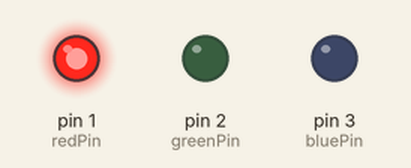
A sketch run on a simulated Arduino Uno, built with avr-gcc and run on an emulated ATmega328P. Shown: output pins drawn as LEDs (lit = HIGH).

Above: at 0.5 s.
At 1.5 s:
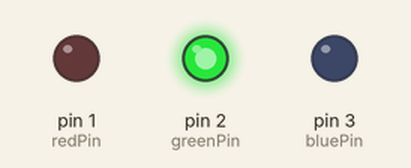
At 5.5 s:
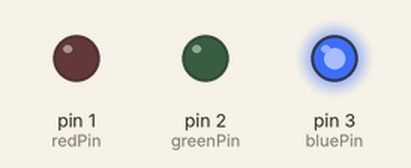
Timing chart, 0 to 6.9 s (numbered marks = the images above):
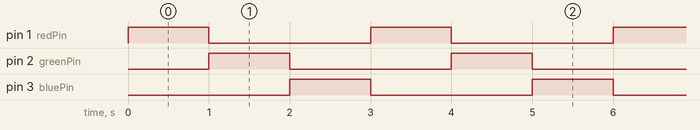

The sketch:

ky016.ino
```cpp
int redPin = 1;
int greenPin = 2;
int bluePin = 3;

void setup() {
  pinMode(redPin, OUTPUT);
  pinMode(greenPin, OUTPUT);
  pinMode(bluePin, OUTPUT);
}

void loop() {
  // Set the LED to red
  digitalWrite(redPin, HIGH);
  digitalWrite(greenPin, LOW);
  digitalWrite(bluePin, LOW);
  delay(1000);

  // Set the LED to green
  digitalWrite(redPin, LOW);
  digitalWrite(greenPin, HIGH);
  digitalWrite(bluePin, LOW);
  delay(1000);

  // Set the LED to blue
  digitalWrite(redPin, LOW);
  digitalWrite(greenPin, LOW);
  digitalWrite(bluePin, HIGH);
  delay(1000);
}
```

Measured:
- by itself, pin 1 (redPin), pin 2 (greenPin), pin 3 (bluePin): alternates HIGH for 1.0 s and LOW for 2.0 s
- by itself, everything shown: repeats every 3.0 s, in 3 steps
